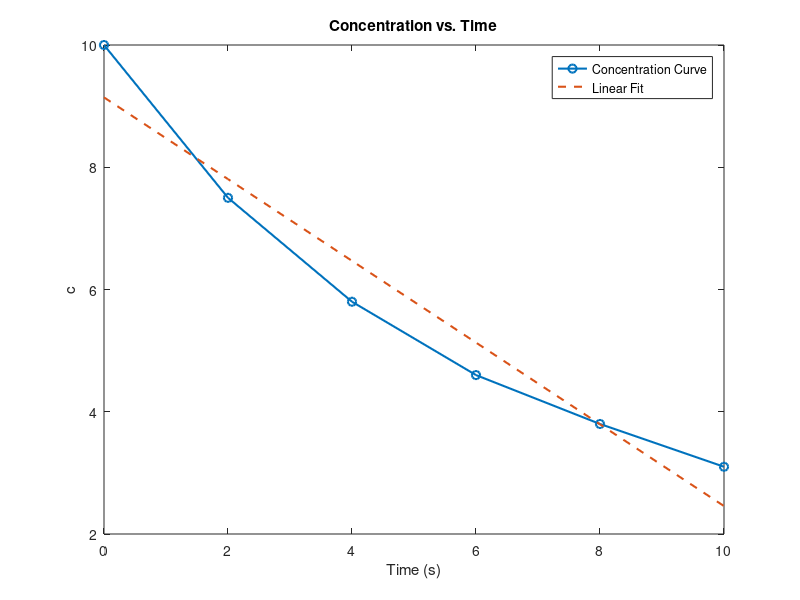
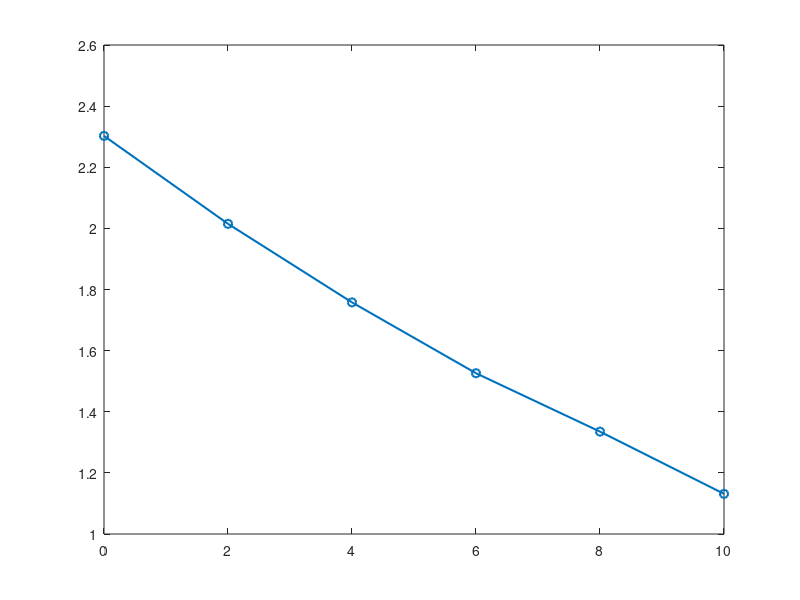

Reproduce these figures in MATLAB, in order. (Note: this script raises an error after producing the figures.)
function [ ] = processHW04( )


%integral method

t=[0 2 4 6 8 10];
c=[10 7.5 5.8 4.6 3.8 3.1];



figure(1)
plot(t, c, '-o', 'LineWidth', 1.5);
xlabel('Time (s)');
ylabel('c');
title('Concentration vs. Time');
hold on;

p1 = polyfit(t, c, 1);
z = polyval(p1, t);

k=-p1(1)


plot(t, z, '--', 'LineWidth', 1.5);
legend('Concentration Curve', 'Linear Fit');
hold off;

rsquare(c);



figure(2)
f4 = plot(t, log(c), '-o', 'LineWidth', 1.5);
f4.LineWidth = 1.5;
xlabel('Time (s)');
ylabel('log (c)');
title('Log(Concentration) vs. Time');
hold on;

p2 = polyfit(t, log(c), 1);
z = polyval(p2, t);

k=-p2(1)

plot(t, z, '--', 'LineWidth', 1.5);
legend('Concentration Curve', 'Linear Fit');
hold off;

rsquare(log(c));


figure(3)
f5 = plot(t, 1./(c), '-o', 'LineWidth', 1.5);
f5.LineWidth = 1.5;
xlabel('Time (s)');
ylabel('1/c');
title('Inverse Concentration vs. Time');
hold on;

p3 = polyfit(t, 1./c, 1);
z = polyval(p3, t);

k=p3(1)

plot(t, z, '--', 'LineWidth', 1.5);
legend('Concentration Curve', 'Linear Fit');
hold off;

rsquare(1./(c));



 
    function Rsq = rsquare(l)
        %calculation of R square
            cbar = mean(l);
            SStot = sum((l - cbar).^2);
            SSreg = sum((z - cbar).^2);
            SSres = sum((l - z).^2);
            R2 = 1 - SSres/SStot;
            R = corrcoef(t,l);
            Rsq = R(1,2).^2

    end


%differential method



t=[0 2 4 6 8 10];
c=[10 7.5 5.8 4.6 3.8 3.1];



% finding dc/dt with Numerical Method for Differential method
dcdt=[];

    for i= 1:6
    
        if i==1
        dcdt(i) = (-3*c(1)+4*c(2)-c(3))/(2*2);
        
        else if i==6
        dcdt(i) = (c(i-2) - 4*c(i-1) + 3*c(i))/(2*2);

                else
                 dcdt(i) = (c(i+1) - c(i-1))/(2*2);
                end
        end
        
    end

ff=(-1.*dcdt);
fdcdt=log(ff) ;   
 
fc = log(c);
[f coef]=fit(fc',fdcdt','poly1');
figure;
plot (f);
hold on;
plot (fc,fdcdt,'*');

co = coeffvalues(f);

lnk=co(2);
k = exp(lnk)
n=co(1)




%least square method


%%%%% Runge-kutta with least squares is in the sprate folder called
%%%%% HW04least squares


%%%%%%%%%%% from definition of least squares :
%{
t=[0 2 4 6 8 10];
c=[10 7.5 5.8 4.6 3.8 3.1];



% finding dc/dt with Numerical Method for Differential method
dcdt=[];

    for i= 1:6
    
        if i==1
        dcdt(i) = (-3*c(1)+4*c(2)-c(3))/(2*2);
        
        else if i==6
        dcdt(i) = (c(i-2) - 4*c(i-1) + 3*c(i))/(2*2);

                else
                 dcdt(i) = (c(i+1) - c(i-1))/(2*2);
                end
        end
        
    end


ff=(-1.*dcdt);

fdcdt=log(ff) ;   
 
fc = log(c);

%sum ln(c) -->	X
X = sum(fc);

%sum ln(-dc/dt) -->	Y
Y = sum(fdcdt);

%sum ln(c) * ln(-dc/dt) --> XY
XY = sum(fc.*fdcdt);

%sum ln(c)^2 --> X^2
X2 = sum(fc.^2);


%solve(6*a+b*X = Y,x)
%solve(X*a+b*X2 = XY,x)

s = [6 X ; X X2];

z= [Y ; XY];

r = s\z;

% a = ln(k) 
a=r(1);
% k rate cons.
k=exp(a)
% b = n order of the reaction
n=r(2)
%}

end

